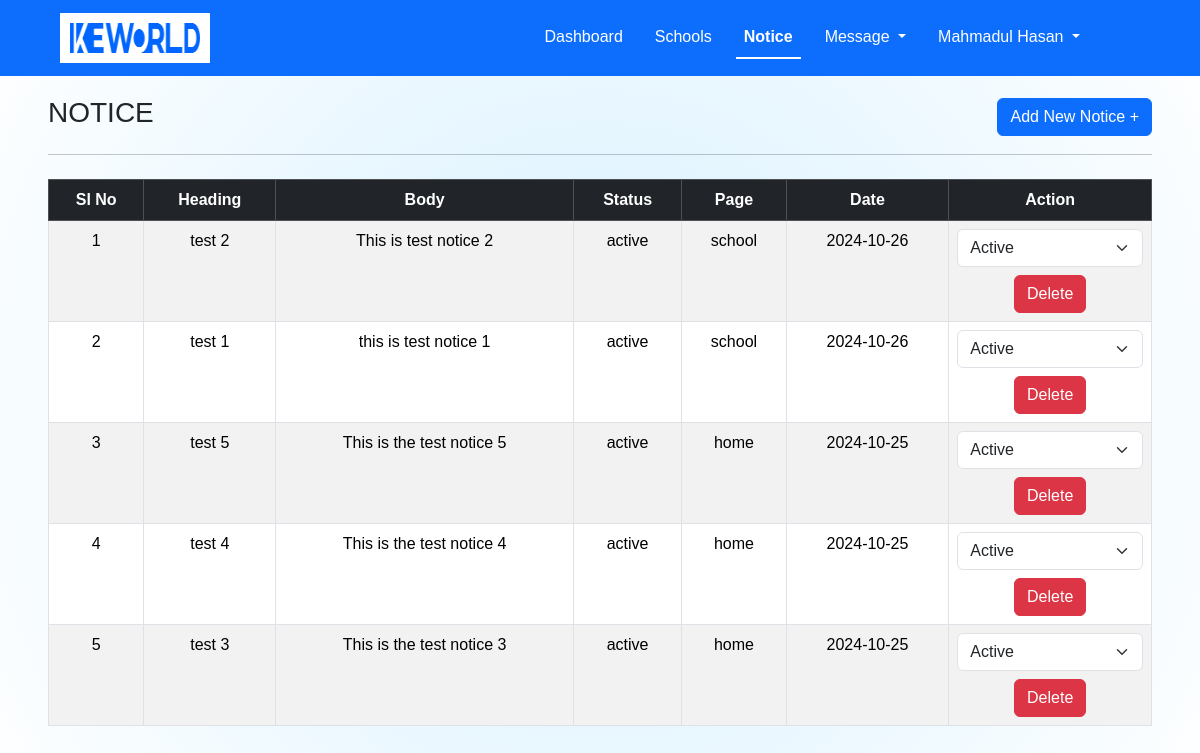
Screenshot of /admin/notice.php (signed in) with the database file from the repository.
### tables this page shows
CREATE TABLE `notice` (
  `id` int(255) NOT NULL,
  `heading` varchar(500) NOT NULL,
  `body` varchar(5000) NOT NULL,
  `status` varchar(20) NOT NULL,
  `page` varchar(20) NOT NULL,
  `date` date NOT NULL
);

### admin/notice.php (the view, shortened to what this page needs)
<?php
include "../config.php";
include "header.php";
?>
<section class="m-5" style="background:none !important;">
    <div style="display: flex; justify-content: space-between; align-items: center;">
        <h3>NOTICE</h3>
        <button type="button" class="btn btn-primary" data-bs-toggle="modal" data-bs-target="#exampleModal">
            Add New Notice +
        </button>
    </div>
    <hr>
    <div class="mt-4 text-center overflow-auto">
        <table class="table table-bordered table-striped">
            <thead class="table-dark">
                <tr>
                    <th>Sl No</th>
                    <th>Heading</th>
                    <th>Body</th>
                    <th>Status</th>
                    <th>Page</th>
                    <th>Date</th>
                    <th>Action</th>
                </tr>
            </thead>
            <tbody>
                <?php
                $query = "SELECT `id`, `heading`, `body`, `status`, `page`, `date` FROM `notice` ORDER BY `id` DESC";
                $result = $conn->query($query);
                $serial_no = 1;
                if ($result->num_rows > 0) {
                    while ($row = $result->fetch_assoc()) {
                        echo '<tr>
                                <td>' . $serial_no++ . '</td>
                                <td>' . htmlspecialchars($row["heading"]) . '</td>
                                <td>' . htmlspecialchars($row["body"]) . '</td>
                                <td>' . htmlspecialchars($row["status"]) . '</td>
                                <td>' . htmlspecialchars($row["page"]) . '</td>
                                <td>' . htmlspecialchars($row["date"]) . '</td>
                                <td>
                                    <select class="form-select" onchange="updateStatus(' . $row['id'] . ', this.value)">
                                        <option value="active"' . ($row["status"] === 'active' ? ' selected' : '') . '>Active</option>
                                        <option value="inactive"' . ($row["status"] === 'inactive' ? ' selected' : '') . '>Inactive</option>
                                    </select>
                                    <button type="button" class="btn btn-danger mt-2" onclick="confirmDelete(' . $row['id'] . ')">Delete</button>
                                </td>
                              </tr>';
                    }
                } else {
                    echo '<tr><td colspan="7">No records found.</td></tr>';
                }
                ?>
            </tbody>
        </table>
    </div>
</section>
<?php
include "footer.php";
?>

### assets/style.css (style rules this page uses)
html { scroll-behavior: smooth; }
* { font-family: 'poppins', sans-serif; margin: 0; padding: 0; box-sizing: border-box; list-style: none; text-decoration: none; scroll-behavior: smooth; scroll-padding-top: 2rem; }
:root { --main-color: #647bff; --body-color: #191a34; --container-color: #171b3c2c; --heading-color: #4c4c5c7a; --box-color: #16193573; --light-box-color: #73747e73; --bg-color: #fff; --light-blue-color: #b7ece7; --light-blue-color: #d7f6f3; --light-orange-color: hsl(170, 82%, 74%); --red-color: #581c1c; }
section { padding: 3rem 0 2rem; }

### admin/header.php (style rules this page uses)
body { background: radial-gradient(circle, #d6f0ff, #ffffff); background-attachment: fixed; overflow-x: hidden; }

### rows the page displays
notice: heading "test 2", body "This is test notice 2", status "active", page "school", date "2024-10-26", status+id "Active"
notice: heading "test 1", body "this is test notice 1", status "active", page "school", date "2024-10-26", status+id "Active"
notice: heading "test 5", body "This is the test notice 5", status "active", page "home", date "2024-10-25", status+id "Active"
notice: heading "test 4", body "This is the test notice 4", status "active", page "home", date "2024-10-25", status+id "Active"
notice: heading "test 3", body "This is the test notice 3", status "active", page "home", date "2024-10-25", status+id "Active"

### other values shown
$_SESSION['name'] "Mahmadul Hasan"
